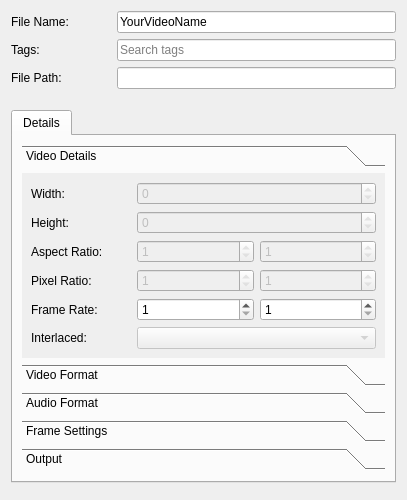
<?xml version="1.0" encoding="UTF-8"?>
<ui version="4.0">
 <class>Dialog</class>
 <widget class="QDialog" name="Dialog">
  <property name="geometry">
   <rect>
    <x>0</x>
    <y>0</y>
    <width>407</width>
    <height>446</height>
   </rect>
  </property>
  <property name="sizePolicy">
   <sizepolicy hsizetype="Preferred" vsizetype="Preferred">
    <horstretch>0</horstretch>
    <verstretch>0</verstretch>
   </sizepolicy>
  </property>
  <property name="windowTitle">
   <string>File Properties</string>
  </property>
  <property name="windowIcon">
   <iconset>
    <normaloff>../../images/openshot.svg</normaloff>../../images/openshot.svg</iconset>
  </property>
  <property name="autoFillBackground">
   <bool>false</bool>
  </property>
  <layout class="QGridLayout" name="gridLayout">
   <item row="0" column="0">
    <layout class="QVBoxLayout" name="verticalLayout">
     <item>
      <layout class="QHBoxLayout" name="horizontalLayout_3">
       <item>
        <widget class="QLabel" name="lblFileName">
         <property name="minimumSize">
          <size>
           <width>100</width>
           <height>0</height>
          </size>
         </property>
         <property name="text">
          <string>File Name:</string>
         </property>
        </widget>
       </item>
       <item>
        <widget class="QLineEdit" name="txtFileName">
         <property name="text">
          <string>YourVideoName</string>
         </property>
         <property name="placeholderText">
          <string>Name of file</string>
         </property>
        </widget>
       </item>
      </layout>
     </item>
     <item>
      <layout class="QHBoxLayout" name="horizontalLayout_2">
       <property name="topMargin">
        <number>0</number>
       </property>
       <item>
        <widget class="QLabel" name="lblTags">
         <property name="minimumSize">
          <size>
           <width>100</width>
           <height>0</height>
          </size>
         </property>
         <property name="text">
          <string>Tags:</string>
         </property>
        </widget>
       </item>
       <item>
        <widget class="QLineEdit" name="txtTags">
         <property name="placeholderText">
          <string>Search tags</string>
         </property>
        </widget>
       </item>
      </layout>
     </item>
     <item>
      <layout class="QHBoxLayout" name="horizontalLayout_4">
       <property name="bottomMargin">
        <number>15</number>
       </property>
       <item>
        <widget class="QLabel" name="lblFilePath">
         <property name="minimumSize">
          <size>
           <width>100</width>
           <height>0</height>
          </size>
         </property>
         <property name="text">
          <string>File Path:</string>
         </property>
        </widget>
       </item>
       <item>
        <widget class="QLineEdit" name="txtFilePath">
         <property name="enabled">
          <bool>true</bool>
         </property>
         <property name="readOnly">
          <bool>true</bool>
         </property>
        </widget>
       </item>
      </layout>
     </item>
    </layout>
   </item>
   <item row="3" column="0">
    <widget class="QDialogButtonBox" name="buttonBox"/>
   </item>
   <item row="1" column="0" rowspan="2">
    <widget class="QTabWidget" name="tabWidget">
     <property name="sizePolicy">
      <sizepolicy hsizetype="Preferred" vsizetype="Preferred">
       <horstretch>0</horstretch>
       <verstretch>0</verstretch>
      </sizepolicy>
     </property>
     <property name="autoFillBackground">
      <bool>false</bool>
     </property>
     <property name="styleSheet">
      <string notr="true"/>
     </property>
     <property name="tabShape">
      <enum>QTabWidget::Rounded</enum>
     </property>
     <property name="currentIndex">
      <number>0</number>
     </property>
     <property name="documentMode">
      <bool>false</bool>
     </property>
     <widget class="QWidget" name="Details">
      <attribute name="title">
       <string>Details</string>
      </attribute>
      <layout class="QGridLayout" name="gridLayout_3">
       <item row="1" column="0">
        <spacer name="verticalSpacer">
         <property name="orientation">
          <enum>Qt::Vertical</enum>
         </property>
         <property name="sizeHint" stdset="0">
          <size>
           <width>20</width>
           <height>40</height>
          </size>
         </property>
        </spacer>
       </item>
       <item row="0" column="0">
        <widget class="QToolBox" name="toolBox">
         <property name="sizePolicy">
          <sizepolicy hsizetype="Preferred" vsizetype="MinimumExpanding">
           <horstretch>0</horstretch>
           <verstretch>0</verstretch>
          </sizepolicy>
         </property>
         <property name="frameShape">
          <enum>QFrame::NoFrame</enum>
         </property>
         <property name="frameShadow">
          <enum>QFrame::Plain</enum>
         </property>
         <property name="lineWidth">
          <number>0</number>
         </property>
         <property name="currentIndex">
          <number>0</number>
         </property>
         <widget class="QWidget" name="pageVideoDetails">
          <property name="geometry">
           <rect>
            <x>0</x>
            <y>0</y>
            <width>354</width>
            <height>222</height>
           </rect>
          </property>
          <property name="sizePolicy">
           <sizepolicy hsizetype="Preferred" vsizetype="Preferred">
            <horstretch>0</horstretch>
            <verstretch>0</verstretch>
           </sizepolicy>
          </property>
          <attribute name="label">
           <string>Video Details</string>
          </attribute>
          <layout class="QGridLayout" name="gridLayout_5">
           <property name="sizeConstraint">
            <enum>QLayout::SetNoConstraint</enum>
           </property>
           <item row="1" column="0">
            <layout class="QHBoxLayout" name="horizontalLayout_10">
             <item>
              <widget class="QLabel" name="lblHeight">
               <property name="minimumSize">
                <size>
                 <width>100</width>
                 <height>0</height>
                </size>
               </property>
               <property name="text">
                <string>Height:</string>
               </property>
              </widget>
             </item>
             <item>
              <widget class="QSpinBox" name="txtHeight">
               <property name="enabled">
                <bool>false</bool>
               </property>
               <property name="sizePolicy">
                <sizepolicy hsizetype="Expanding" vsizetype="Fixed">
                 <horstretch>0</horstretch>
                 <verstretch>0</verstretch>
                </sizepolicy>
               </property>
               <property name="readOnly">
                <bool>true</bool>
               </property>
               <property name="minimum">
                <number>0</number>
               </property>
               <property name="maximum">
                <number>9999</number>
               </property>
               <property name="value">
                <number>0</number>
               </property>
              </widget>
             </item>
            </layout>
           </item>
           <item row="3" column="0">
            <layout class="QHBoxLayout" name="horizontalLayout_12">
             <item>
              <widget class="QLabel" name="lblAspectRatio">
               <property name="minimumSize">
                <size>
                 <width>100</width>
                 <height>0</height>
                </size>
               </property>
               <property name="text">
                <string>Aspect Ratio:</string>
               </property>
              </widget>
             </item>
             <item>
              <widget class="QSpinBox" name="txtAspectRatioNum">
               <property name="enabled">
                <bool>false</bool>
               </property>
               <property name="sizePolicy">
                <sizepolicy hsizetype="Expanding" vsizetype="Fixed">
                 <horstretch>0</horstretch>
                 <verstretch>0</verstretch>
                </sizepolicy>
               </property>
               <property name="readOnly">
                <bool>true</bool>
               </property>
               <property name="minimum">
                <number>1</number>
               </property>
               <property name="maximum">
                <number>9999</number>
               </property>
              </widget>
             </item>
             <item>
              <widget class="QSpinBox" name="txtAspectRatioDen">
               <property name="enabled">
                <bool>false</bool>
               </property>
               <property name="sizePolicy">
                <sizepolicy hsizetype="Expanding" vsizetype="Fixed">
                 <horstretch>0</horstretch>
                 <verstretch>0</verstretch>
                </sizepolicy>
               </property>
               <property name="readOnly">
                <bool>true</bool>
               </property>
               <property name="minimum">
                <number>1</number>
               </property>
               <property name="maximum">
                <number>9999</number>
               </property>
              </widget>
             </item>
            </layout>
           </item>
           <item row="4" column="0">
            <layout class="QHBoxLayout" name="horizontalLayout_13">
             <item>
              <widget class="QLabel" name="lblPixelRatio">
               <property name="minimumSize">
                <size>
                 <width>100</width>
                 <height>0</height>
                </size>
               </property>
               <property name="text">
                <string>Pixel Ratio:</string>
               </property>
              </widget>
             </item>
             <item>
              <widget class="QSpinBox" name="txtPixelRatioNum">
               <property name="enabled">
                <bool>false</bool>
               </property>
               <property name="sizePolicy">
                <sizepolicy hsizetype="Expanding" vsizetype="Fixed">
                 <horstretch>0</horstretch>
                 <verstretch>0</verstretch>
                </sizepolicy>
               </property>
               <property name="readOnly">
                <bool>true</bool>
               </property>
               <property name="minimum">
                <number>1</number>
               </property>
               <property name="maximum">
                <number>9999</number>
               </property>
              </widget>
             </item>
             <item>
              <widget class="QSpinBox" name="txtPixelRatioDen">
               <property name="enabled">
                <bool>false</bool>
               </property>
               <property name="sizePolicy">
                <sizepolicy hsizetype="Expanding" vsizetype="Fixed">
                 <horstretch>0</horstretch>
                 <verstretch>0</verstretch>
                </sizepolicy>
               </property>
               <property name="readOnly">
                <bool>true</bool>
               </property>
               <property name="minimum">
                <number>1</number>
               </property>
               <property name="maximum">
                <number>9999</number>
               </property>
              </widget>
             </item>
            </layout>
           </item>
           <item row="5" column="0">
            <layout class="QHBoxLayout" name="horizontalLayout_14">
             <item>
              <widget class="QLabel" name="lblFrameRate">
               <property name="minimumSize">
                <size>
                 <width>100</width>
                 <height>0</height>
                </size>
               </property>
               <property name="text">
                <string>Frame Rate:</string>
               </property>
              </widget>
             </item>
             <item>
              <widget class="QSpinBox" name="txtFrameRateNum">
               <property name="sizePolicy">
                <sizepolicy hsizetype="Expanding" vsizetype="Fixed">
                 <horstretch>0</horstretch>
                 <verstretch>0</verstretch>
                </sizepolicy>
               </property>
               <property name="minimum">
                <number>1</number>
               </property>
               <property name="maximum">
                <number>99999</number>
               </property>
              </widget>
             </item>
             <item>
              <widget class="QSpinBox" name="txtFrameRateDen">
               <property name="sizePolicy">
                <sizepolicy hsizetype="Expanding" vsizetype="Fixed">
                 <horstretch>0</horstretch>
                 <verstretch>0</verstretch>
                </sizepolicy>
               </property>
               <property name="minimum">
                <number>1</number>
               </property>
               <property name="maximum">
                <number>9999</number>
               </property>
              </widget>
             </item>
            </layout>
           </item>
           <item row="6" column="0">
            <layout class="QHBoxLayout" name="horizontalLayout_15">
             <property name="bottomMargin">
              <number>0</number>
             </property>
             <item>
              <widget class="QLabel" name="lblInterlaced">
               <property name="minimumSize">
                <size>
                 <width>100</width>
                 <height>0</height>
                </size>
               </property>
               <property name="text">
                <string>Interlaced:</string>
               </property>
              </widget>
             </item>
             <item>
              <widget class="QComboBox" name="cboInterlaced">
               <property name="enabled">
                <bool>false</bool>
               </property>
               <property name="sizePolicy">
                <sizepolicy hsizetype="Expanding" vsizetype="Fixed">
                 <horstretch>0</horstretch>
                 <verstretch>0</verstretch>
                </sizepolicy>
               </property>
              </widget>
             </item>
            </layout>
           </item>
           <item row="0" column="0">
            <layout class="QHBoxLayout" name="horizontalLayout_11">
             <item>
              <widget class="QLabel" name="lblWidth">
               <property name="minimumSize">
                <size>
                 <width>100</width>
                 <height>0</height>
                </size>
               </property>
               <property name="text">
                <string>Width:</string>
               </property>
              </widget>
             </item>
             <item>
              <widget class="QSpinBox" name="txtWidth">
               <property name="enabled">
                <bool>false</bool>
               </property>
               <property name="sizePolicy">
                <sizepolicy hsizetype="Expanding" vsizetype="Fixed">
                 <horstretch>0</horstretch>
                 <verstretch>0</verstretch>
                </sizepolicy>
               </property>
               <property name="readOnly">
                <bool>true</bool>
               </property>
               <property name="minimum">
                <number>0</number>
               </property>
               <property name="maximum">
                <number>9999</number>
               </property>
               <property name="value">
                <number>0</number>
               </property>
              </widget>
             </item>
            </layout>
           </item>
          </layout>
         </widget>
         <widget class="QWidget" name="pageVideoFormat">
          <property name="geometry">
           <rect>
            <x>0</x>
            <y>-28</y>
            <width>354</width>
            <height>117</height>
           </rect>
          </property>
          <attribute name="label">
           <string>Video Format</string>
          </attribute>
          <layout class="QGridLayout" name="gridLayout_7">
           <item row="0" column="0">
            <layout class="QHBoxLayout" name="horizontalLayout_17">
             <item>
              <widget class="QLabel" name="lblVideoFormat">
               <property name="minimumSize">
                <size>
                 <width>100</width>
                 <height>0</height>
                </size>
               </property>
               <property name="text">
                <string>Video Format:</string>
               </property>
              </widget>
             </item>
             <item>
              <widget class="QLineEdit" name="txtVideoFormat">
               <property name="enabled">
                <bool>false</bool>
               </property>
               <property name="readOnly">
                <bool>true</bool>
               </property>
               <property name="placeholderText">
                <string>No video stream found</string>
               </property>
              </widget>
             </item>
            </layout>
           </item>
           <item row="1" column="0">
            <layout class="QHBoxLayout" name="horizontalLayout_18">
             <item>
              <widget class="QLabel" name="lblVideoCodec">
               <property name="minimumSize">
                <size>
                 <width>100</width>
                 <height>0</height>
                </size>
               </property>
               <property name="text">
                <string>Video Codec:</string>
               </property>
              </widget>
             </item>
             <item>
              <widget class="QLineEdit" name="txtVideoCodec">
               <property name="enabled">
                <bool>false</bool>
               </property>
               <property name="readOnly">
                <bool>true</bool>
               </property>
               <property name="placeholderText">
                <string>No video stream found</string>
               </property>
              </widget>
             </item>
            </layout>
           </item>
           <item row="2" column="0">
            <layout class="QHBoxLayout" name="horizontalLayout_19">
             <property name="bottomMargin">
              <number>0</number>
             </property>
             <item>
              <widget class="QLabel" name="lblVideoBitrate">
               <property name="minimumSize">
                <size>
                 <width>100</width>
                 <height>0</height>
                </size>
               </property>
               <property name="text">
                <string>Bit Rate / Quality:</string>
               </property>
              </widget>
             </item>
             <item>
              <widget class="QSpinBox" name="txtVideoBitRate">
               <property name="enabled">
                <bool>false</bool>
               </property>
               <property name="sizePolicy">
                <sizepolicy hsizetype="Expanding" vsizetype="Fixed">
                 <horstretch>0</horstretch>
                 <verstretch>0</verstretch>
                </sizepolicy>
               </property>
               <property name="readOnly">
                <bool>true</bool>
               </property>
               <property name="maximum">
                <number>99999999</number>
               </property>
              </widget>
             </item>
            </layout>
           </item>
          </layout>
         </widget>
         <widget class="QWidget" name="pageAudioFormat">
          <property name="geometry">
           <rect>
            <x>0</x>
            <y>-98</y>
            <width>354</width>
            <height>187</height>
           </rect>
          </property>
          <attribute name="label">
           <string>Audio Format</string>
          </attribute>
          <layout class="QGridLayout" name="gridLayout_8">
           <item row="1" column="0">
            <layout class="QHBoxLayout" name="layoutAudio_SampleRate">
             <item>
              <widget class="QLabel" name="lblSampleRate">
               <property name="minimumSize">
                <size>
                 <width>100</width>
                 <height>0</height>
                </size>
               </property>
               <property name="text">
                <string>Sample Rate:</string>
               </property>
              </widget>
             </item>
             <item>
              <widget class="QSpinBox" name="txtSampleRate">
               <property name="enabled">
                <bool>false</bool>
               </property>
               <property name="sizePolicy">
                <sizepolicy hsizetype="Expanding" vsizetype="Fixed">
                 <horstretch>0</horstretch>
                 <verstretch>0</verstretch>
                </sizepolicy>
               </property>
               <property name="readOnly">
                <bool>true</bool>
               </property>
               <property name="minimum">
                <number>0</number>
               </property>
               <property name="maximum">
                <number>128000</number>
               </property>
               <property name="value">
                <number>0</number>
               </property>
              </widget>
             </item>
            </layout>
           </item>
           <item row="0" column="0">
            <layout class="QHBoxLayout" name="layoutAudio_Codec">
             <item>
              <widget class="QLabel" name="lblAudioCodec">
               <property name="minimumSize">
                <size>
                 <width>100</width>
                 <height>0</height>
                </size>
               </property>
               <property name="text">
                <string>Audio Codec:</string>
               </property>
              </widget>
             </item>
             <item>
              <widget class="QLineEdit" name="txtAudioCodec">
               <property name="enabled">
                <bool>false</bool>
               </property>
               <property name="readOnly">
                <bool>true</bool>
               </property>
               <property name="placeholderText">
                <string>No audio stream found</string>
               </property>
              </widget>
             </item>
            </layout>
           </item>
           <item row="4" column="0">
            <layout class="QHBoxLayout" name="layoutAudio_Bitrate">
             <item>
              <widget class="QLabel" name="lblAudioBitrate">
               <property name="minimumSize">
                <size>
                 <width>100</width>
                 <height>0</height>
                </size>
               </property>
               <property name="text">
                <string>Bit Rate / Quality:</string>
               </property>
              </widget>
             </item>
             <item>
              <widget class="QSpinBox" name="txtAudioBitRate">
               <property name="enabled">
                <bool>false</bool>
               </property>
               <property name="sizePolicy">
                <sizepolicy hsizetype="Expanding" vsizetype="Fixed">
                 <horstretch>0</horstretch>
                 <verstretch>0</verstretch>
                </sizepolicy>
               </property>
               <property name="readOnly">
                <bool>true</bool>
               </property>
               <property name="maximum">
                <number>99999999</number>
               </property>
              </widget>
             </item>
            </layout>
           </item>
           <item row="2" column="0">
            <layout class="QHBoxLayout" name="layoutAudio_Channels">
             <item>
              <widget class="QLabel" name="lblChannels">
               <property name="minimumSize">
                <size>
                 <width>100</width>
                 <height>0</height>
                </size>
               </property>
               <property name="text">
                <string># of Channels:</string>
               </property>
              </widget>
             </item>
             <item>
              <widget class="QSpinBox" name="txtChannels">
               <property name="enabled">
                <bool>false</bool>
               </property>
               <property name="sizePolicy">
                <sizepolicy hsizetype="Expanding" vsizetype="Fixed">
                 <horstretch>0</horstretch>
                 <verstretch>0</verstretch>
                </sizepolicy>
               </property>
               <property name="readOnly">
                <bool>true</bool>
               </property>
               <property name="minimum">
                <number>0</number>
               </property>
               <property name="maximum">
                <number>9</number>
               </property>
               <property name="value">
                <number>0</number>
               </property>
              </widget>
             </item>
            </layout>
           </item>
           <item row="3" column="0">
            <layout class="QHBoxLayout" name="layoutAudio_ChannelLayout">
             <property name="topMargin">
              <number>0</number>
             </property>
             <item>
              <widget class="QLabel" name="lblChannelLayout">
               <property name="minimumSize">
                <size>
                 <width>100</width>
                 <height>0</height>
                </size>
               </property>
               <property name="text">
                <string>Channel Layout:</string>
               </property>
              </widget>
             </item>
             <item>
              <widget class="QComboBox" name="cboChannelLayout">
               <property name="enabled">
                <bool>false</bool>
               </property>
               <property name="sizePolicy">
                <sizepolicy hsizetype="Expanding" vsizetype="Fixed">
                 <horstretch>0</horstretch>
                 <verstretch>0</verstretch>
                </sizepolicy>
               </property>
              </widget>
             </item>
            </layout>
           </item>
          </layout>
         </widget>
         <widget class="QWidget" name="pageFrameSettings">
          <property name="geometry">
           <rect>
            <x>0</x>
            <y>0</y>
            <width>367</width>
            <height>89</height>
           </rect>
          </property>
          <attribute name="label">
           <string>Frame Settings</string>
          </attribute>
          <layout class="QGridLayout" name="gridLayout_4">
           <item row="1" column="0">
            <layout class="QHBoxLayout" name="horizontalLayout">
             <item>
              <widget class="QLabel" name="lblEndFrame">
               <property name="minimumSize">
                <size>
                 <width>100</width>
                 <height>0</height>
                </size>
               </property>
               <property name="text">
                <string>End Frame:</string>
               </property>
              </widget>
             </item>
             <item>
              <widget class="QSpinBox" name="txtEndFrame">
               <property name="sizePolicy">
                <sizepolicy hsizetype="Expanding" vsizetype="Fixed">
                 <horstretch>0</horstretch>
                 <verstretch>0</verstretch>
                </sizepolicy>
               </property>
               <property name="minimum">
                <number>1</number>
               </property>
               <property name="maximum">
                <number>99999999</number>
               </property>
              </widget>
             </item>
            </layout>
           </item>
           <item row="0" column="0">
            <layout class="QHBoxLayout" name="horizontalLayout_5">
             <item>
              <widget class="QLabel" name="lblStartFrame">
               <property name="sizePolicy">
                <sizepolicy hsizetype="Preferred" vsizetype="Preferred">
                 <horstretch>0</horstretch>
                 <verstretch>0</verstretch>
                </sizepolicy>
               </property>
               <property name="minimumSize">
                <size>
                 <width>100</width>
                 <height>0</height>
                </size>
               </property>
               <property name="text">
                <string>Start Frame:</string>
               </property>
              </widget>
             </item>
             <item>
              <widget class="QSpinBox" name="txtStartFrame">
               <property name="sizePolicy">
                <sizepolicy hsizetype="Expanding" vsizetype="Fixed">
                 <horstretch>0</horstretch>
                 <verstretch>0</verstretch>
                </sizepolicy>
               </property>
               <property name="minimum">
                <number>1</number>
               </property>
               <property name="maximum">
                <number>99999999</number>
               </property>
              </widget>
             </item>
            </layout>
           </item>
          </layout>
         </widget>
         <widget class="QWidget" name="pageOutput">
          <attribute name="label">
           <string>Output</string>
          </attribute>
          <layout class="QGridLayout" name="gridLayout_2">
           <item row="0" column="0">
            <widget class="QTextEdit" name="txtOutput">
             <property name="readOnly">
              <bool>true</bool>
             </property>
            </widget>
           </item>
          </layout>
         </widget>
        </widget>
       </item>
      </layout>
     </widget>
    </widget>
   </item>
  </layout>
 </widget>
 <resources/>
 <connections>
  <connection>
   <sender>buttonBox</sender>
   <signal>accepted()</signal>
   <receiver>Dialog</receiver>
   <slot>accept()</slot>
   <hints>
    <hint type="sourcelabel">
     <x>59</x>
     <y>24</y>
    </hint>
    <hint type="destinationlabel">
     <x>249</x>
     <y>170</y>
    </hint>
   </hints>
  </connection>
  <connection>
   <sender>buttonBox</sender>
   <signal>rejected()</signal>
   <receiver>Dialog</receiver>
   <slot>reject()</slot>
   <hints>
    <hint type="sourcelabel">
     <x>59</x>
     <y>24</y>
    </hint>
    <hint type="destinationlabel">
     <x>249</x>
     <y>170</y>
    </hint>
   </hints>
  </connection>
 </connections>
</ui>
